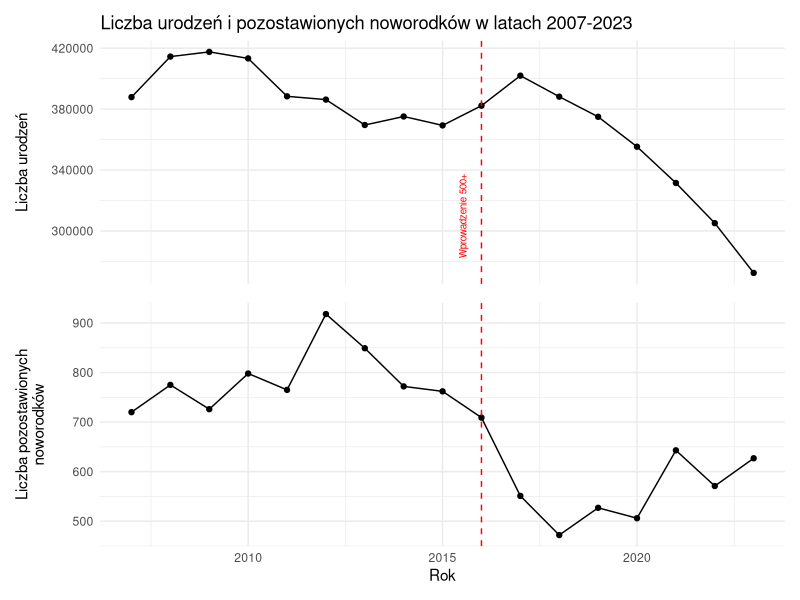

The R source for this figure:
## ---- chunk 1
knitr::opts_chunk$set(echo = TRUE)
library(dplyr)
library(ggplot2)
library(tidyr)
library(patchwork)

noworodki <- read.csv("noworodki.csv")
urodzenia <- read.csv("urodzenia.csv")
names(noworodki)[2:18] <- 2007:2023
names(urodzenia)[2:18] <- 2007:2023
df <- pivot_longer(noworodki, cols = 2:18, names_to = "rok", values_to = "noworodki") %>%
  left_join(pivot_longer(urodzenia, cols = 2:18, names_to = "rok", values_to = "urodzenia"), by = c("rok", "Wojewodztwo"))
## ---- chunk 2
p1 <- df %>%
  filter(Wojewodztwo == "Polska") %>%
  mutate(rok = as.numeric(rok)) %>%
  ggplot(aes(x = rok, y = urodzenia)) +
  geom_line() +
  geom_point() +
  geom_vline(xintercept = 2016, linetype = "dashed", color = "red") +  
  annotate("text", x = 2015, y = 310000, label = "Wprowadzenie 500+", color = "red", vjust = 3, angle = 90, size = 2.5) +
  labs(title = "Liczba urodzeń i pozostawionych noworodków w latach 2007-2023",
       x = NULL,
       y = "Liczba urodzeń") +
  theme_minimal() +
  theme(axis.text.x = element_blank(), axis.ticks.x = element_blank())

p2 <- df %>%
  filter(Wojewodztwo == "Polska") %>%
  mutate(rok = as.numeric(rok)) %>%
  ggplot(aes(x = rok, y = noworodki)) +
  geom_line() +
  geom_point() +
  geom_vline(xintercept = 2016, linetype = "dashed", color = "red") +
  labs(x = "Rok", y = "Liczba pozostawionych\nnoworodków") +
  theme_minimal()

p1 / p2
